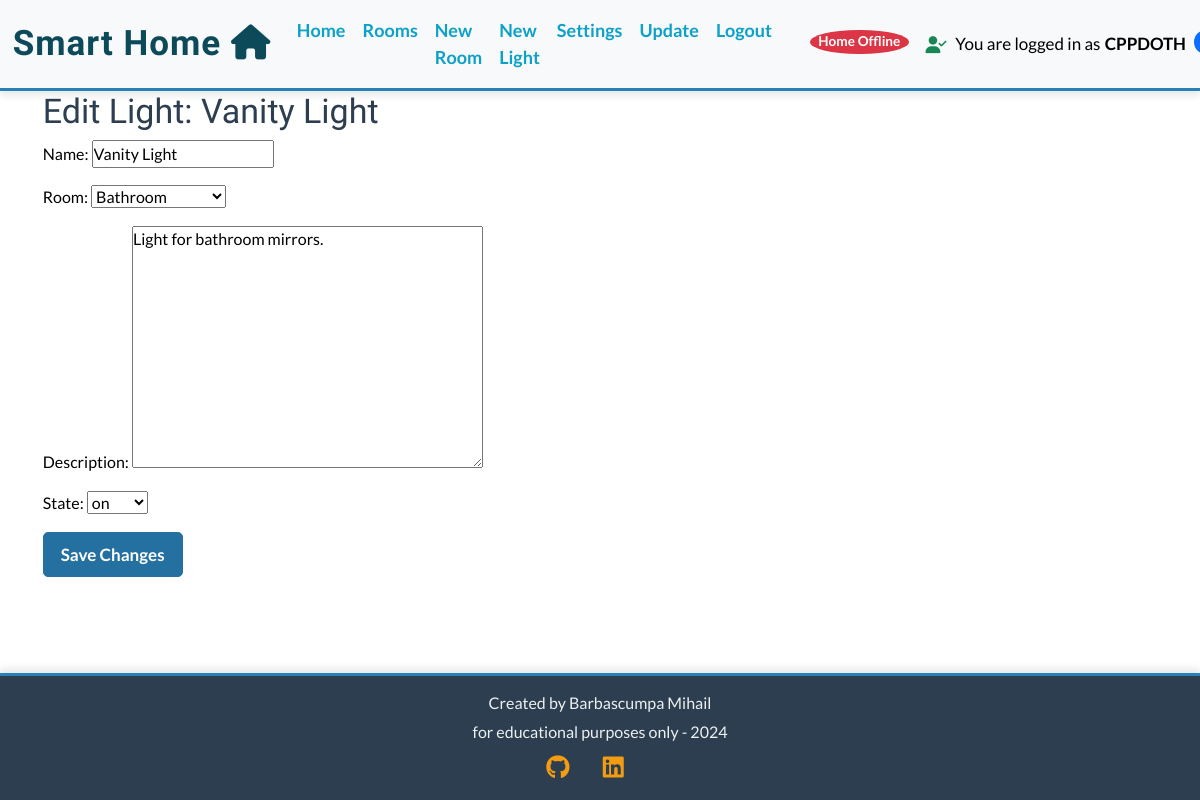
Screenshot of /edit_light/22/ (signed in) with the database file from the repository.
### light_app/models.py (models this page shows, shortened)
class Light(models.Model):
    name = models.CharField(max_length=100, default="")
    room = models.ForeignKey(Room, on_delete=models.CASCADE, related_name="lights")
    description = models.TextField(null=True,blank=True, default="")
    state = models.IntegerField(choices=STATE_CHOICES, default=2)
    choices = models.ManyToManyField(Choice, related_name="lights", blank=True)
    class Meta:
        ordering = ["id"]

class Room(models.Model):
    name = models.CharField(max_length=100)
    user = models.ForeignKey(
        User, on_delete=models.CASCADE, related_name="rooms",default=1
    )
    def __str__(self):
        return self.name
    class Meta:
        ordering = ["name"]

### light_app/views.py (the view)
# urls.py: path("edit_light/<int:light_id>/", views.edit_light, name="edit_light"),
@login_required
def edit_light(request, light_id):
    light = get_object_or_404(Light, id=light_id, room__user=request.user)
    if request.method == "POST":
        form = LightForm(request.POST, instance=light, user=request.user)
        if form.is_valid():
            form.save()
            return redirect("room_list")
    else:
        form = LightForm(instance=light, user=request.user)
    return render(request, "light_app/edit_light.html", {"form": form, "light": light})

### light_app/forms.py
class LightForm(forms.ModelForm):
    class Meta:
        model = Light
        fields = ["name", "room", "description", "state"]
        widgets = {
            'name': forms.TextInput(attrs={'autocomplete': 'off'}),
            'description': forms.Textarea(attrs={'autocomplete': 'off'}),
            'state': forms.Select(attrs={'autocomplete': 'off'}),
        }
    def __init__(self, *args, **kwargs):
        user = kwargs.pop('user')  # Prinde utilizatorul curent din view
        super(LightForm, self).__init__(*args, **kwargs)
        self.fields['room'].queryset = Room.objects.filter(user=user)
        self.fields['room'].widget.attrs.update({'autocomplete': 'off'})

### firmware_manager/context_processors.py (called while the page is built)
def user_ip_processor(request):
    user_ip = request.META.get('REMOTE_ADDR')  # Obține adresa IP a utilizatorului
    print(f"USER IP IN CONTEXT {user_ip}")
    return {
        'user_ip': user_ip  # Include adresa IP în contextul template-ului
    }

### light_app/context_processors.py (called while the page is built, shortened)
def global_variables(request):
    global home_online_status
    user_settings=None
    if request.user.is_authenticated:
        user_settings, created = UserSettings.objects.get_or_create(user=request.user)
        user_id = request.user.id
        online_status = home_online_status.get(user_id, False)
        return {
            "home_online_status": online_status,  # Returnează doar starea utilizatorului curent
            "silence_mode": user_settings.silence_mode,
            "check_interval": user_settings.server_check_interval,  # Returnează intervalul corect
            "user_ip": request.META["REMOTE_ADDR"],
        }

### light_app/templates/light_app/edit_light.html (shortened to what this page needs)
{% extends "base.html" %}
{% block content %}
<div class="container">
    <h2>Edit Light: {{ light.name }}</h2>
    <form method="post">
        {{ form.as_p }}
        <button type="submit" class="btn btn-primary">Save Changes</button>
    </form>
</div>
{% endblock %}

### templates/includes/header.html (shortened to what this page needs)
{% load static %}
{% url 'index' as index_url %}
{% url 'room_list' as room_list_url %}
{% url 'add_room' as add_room_url %}
{% url 'add_light' as add_light_url %}
{% url 'user_settings' as user_settings_url %}
{% url 'account_logout' as logout_url %}
{% url 'update_esp_firmware' as update_esp_firmware_url %}
<header>
  <nav class="navbar navbar-expand-lg navbar-light bg-light">
    <div class="container-fluid">
      <a class="navbar-brand" href="{% url 'home' %}">Smart Home <i class="fa-solid fa-home"></i></a>
      <div class="collapse navbar-collapse" id="navbarText">
        <ul class="navbar-nav me-auto mb-2 mb-lg-0">
          <li class="nav-item">
            <a class="nav-link {% if request.path == index_url %}active{% endif %}" aria-current="page"
              href="{% url 'home' %}">Home</a>
          </li>
          {% if user.is_authenticated %}
          <li class="nav-item">
            <a class="nav-link {% if request.path == room_list_url %}active{% endif %}" aria-current="page"
              href="{% url 'room_list' %}">Rooms</a>
          </li>
          <li class="nav-item">
            <a class="nav-link {% if request.path == add_room_url %}active{% endif %}" aria-current="page"
              href="{% url 'add_room' %}">New Room</a>
          </li>
          <li class="nav-item">
            <a class="nav-link {% if request.path == add_light_url %}active{% endif %}" aria-current="page"
              href="{% url 'add_light' %}">New Light</a>
          </li>
          <li class="nav-item">
            <a class="nav-link {% if request.path == user_settings_url %}active{% endif %}" aria-current="page"
              href="{% url 'user_settings' %}">Settings</a>
          </li>
          <li class="nav-item">
            <a class="nav-link {% if request.path == update_esp_firmware_url %}active{% endif %}" aria-current="page"
              href="{% url 'update_esp_firmware' %}">Update</a>
          </li>
          <li class="nav-item">
            <a class="nav-link {% if request.path == logout_url %}active{% endif %}" aria-current="page"
              href="{% url 'account_logout' %}">Logout</a>
          </li>
          {% endif %}
        </ul>
      </div>
    </div>
    {% if user.is_authenticated %}
    <span id="server-status" class="badge ms-3 {% if home_online_status %}bg-success{% else %}bg-danger{% endif %}">
      {% if  home_online_status  %}
          Home Online
      {% else %}
          Home Offline
      {% endif %}
  </span>
    <p class="text-end m-3 text-nowrap d-flex align-items-center justify-content-end"
      style="font-weight: 500; font-size: 1rem;">
      <i class="fas fa-user-check text-success me-2" data-bs-toggle="tooltip" data-bs-placement="top"
        title="Logged in since: {{ user.last_login|date:'d M Y H:i' }}"></i>
      You are logged in as <b class="ms-1">{{ user|upper }}</b>
      <span class="badge bg-primary ms-2" data-bs-toggle="tooltip" data-bs-placement="top"
        title="Number of rooms you have">
      </span>
    </p>
    {% endif %}
  </nav>
</header>

### static/css/style.css (style rules this page uses)
* { margin: 0; padding: 0; box-sizing: border-box; }
html, body { height: 100%; margin: 0; padding: 0; font-family: 'Lato', sans-serif; font-size: 17px; color: #34495e; background-color: #ecf0f1; display: flex; flex-direction: column; }
body.light { background-color: white; color: black; }
body.medium { font-size: 16px; }
.btn-primary { background-color: var(--primary-color, #2471a3); border-color: var(--primary-color, #2471a3); color: #ffffff; }
.navbar, .footer, .card, .list-group-item, .card-footer { background-color: inherit; color: inherit; }
a { color: var(--primary-color, #2980b9); }
body { min-height: 100vh; display: flex; flex-direction: column; }
h1, h2, h3, h4, h5, h6 { font-family: 'Oswald', sans-serif; color: #2c3e50; }
.navbar { box-shadow: 0 4px 8px rgba(0, 0, 0, 0.1); border-bottom: 3px solid #2980b9; background-color: #1a5276; }
.navbar-brand { font-family: 'Oswald', sans-serif; font-weight: bold; font-size: 35px; letter-spacing: 1px; color: #0c4a5a; }
a.nav-link { color: #0ca1c7; font-family: 'Lato', sans-serif; font-weight: bold; font-size: 18px; }
header { margin-bottom: 0; }
.btn { font-weight: bold; border-radius: 5px; padding: 0.5rem 1rem; font-size: 1rem; transition: transform 0.3s, box-shadow 0.3s; }
.badge { font-size: 0.8rem; padding: 0.4em 0.6em; border-radius: 50%; position: relative; top: -2px; }

### templates/base.html (style rules this page uses)
:root { --primary-color: #2471a1; }

### rows the page displays
Light: name "Vanity Light", room "Bathroom", description "Light for bathroom mirrors.", state "on"

### other values shown
{{ user|upper }} "CPPDOTH"
